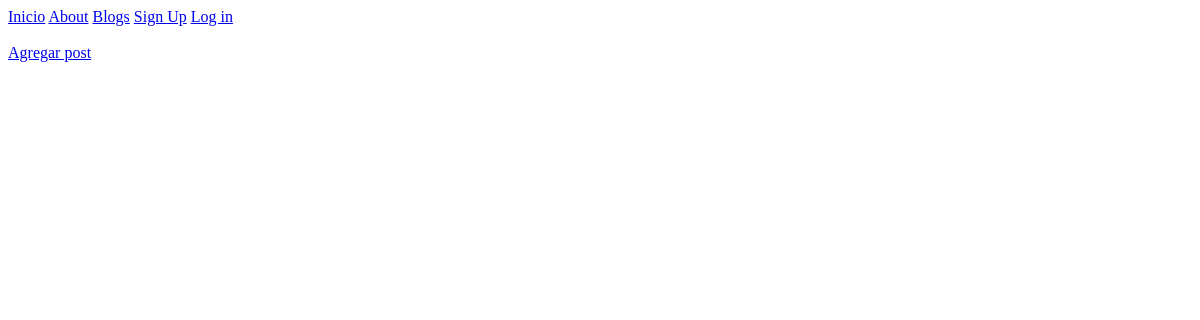
The page /app/blogs on the database as committed earlier.
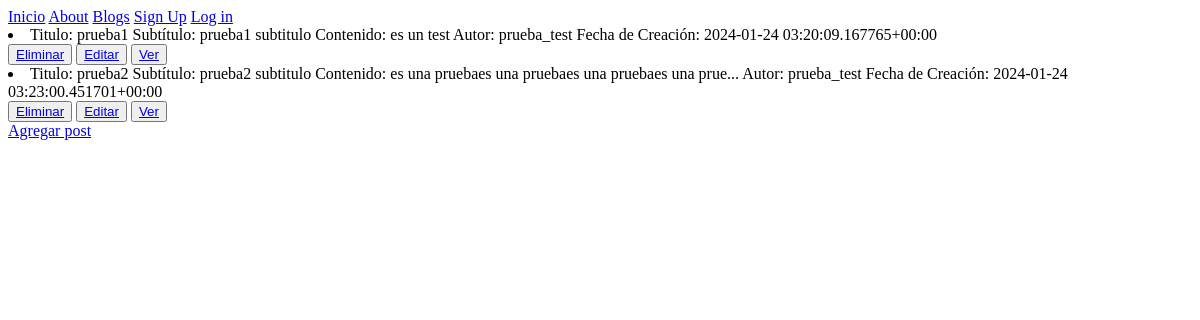
The same page on the database as committed later.
### users/models.py (models this page shows)
class Blog(models.Model):
    titulo = models.CharField(max_length=50)
    subtitulo = models.CharField(max_length=30)
    contenido = models.TextField()
    autor = models.ForeignKey(User, on_delete=models.CASCADE, null=True)
    creado = models.DateTimeField(auto_now_add=True)
    def __str__(self):
        contenido_resumido = self.contenido[:50] + '...' if len(self.contenido) > 50 else self.contenido
        return (
            f"Titulo: {self.titulo}\n"
            f"Subtítulo: {self.subtitulo}\n"
            f"Contenido: {contenido_resumido}\n"
            f"Autor: {self.autor}\n"
            f"Fecha de Creación: {self.creado}"
        )

### users/views.py (the view)
# urls.py: path('blogs', leer_blogs, name='blogs' ),
def leer_blogs(request):
    blogs = Blog.objects.all()
    contexto ={'blogs':blogs}
    return render(request, 'leer_blogs.html', contexto)

### users/templates/leer_blogs.html
{% extends 'index.html' %}
{% block repite %}
    {% for b in blogs %}
        <li>{{ b }}</li>
        <button>
            <a href="{% url 'eliminarpost' b.titulo %}">Eliminar</a>
        </button>
        <button>
            <a href="{% url 'editar' b.titulo %}">Editar</a>
        </button>
        <button>
            <a href="{% url 'detalle' b.titulo %}">Ver</a>
        </button>
    {% endfor %}
    <br>
    <a href="{% url 'posteo' %}">Agregar post</a>
{% endblock %}

Rows that differ between the two databases and show on the page:
added Blog: contenido+titulo+subtitulo "Titulo: prueba1 Subtítulo: prueba1 subtitulo Contenido: es un test Autor: prueba_test Fecha de Creación: 2024-01-24 03:20:09.167765+00:00"
added Blog: contenido+titulo+subtitulo "Titulo: prueba2 Subtítulo: prueba2 subtitulo Contenido: es una pruebaes una pruebaes una pruebaes una prue... Autor: prueba_test Fecha de Creación: 2024-01-24 03:23:00.451701+00:00"
